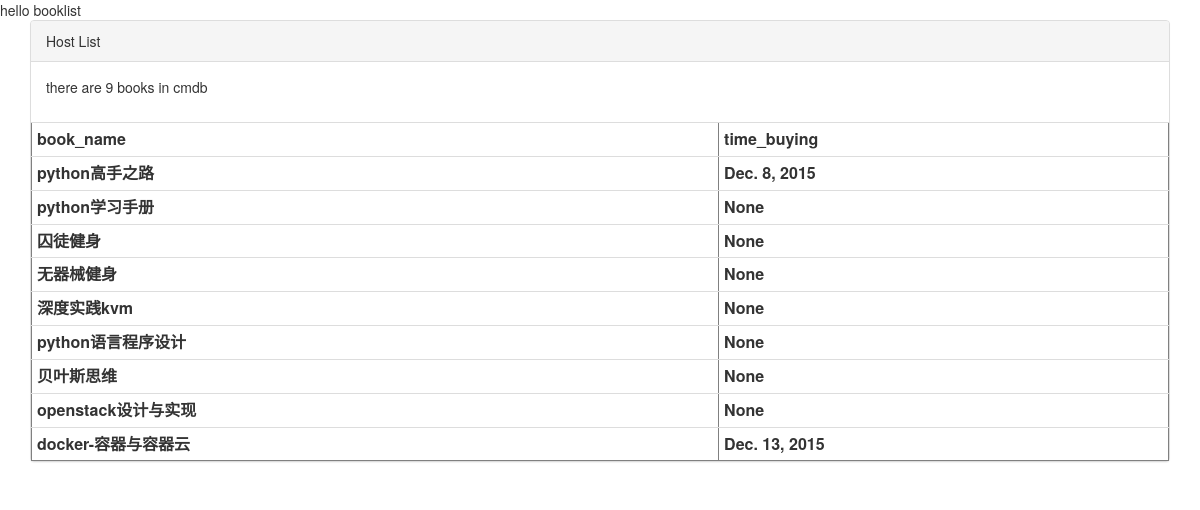
The app's page /, older data.
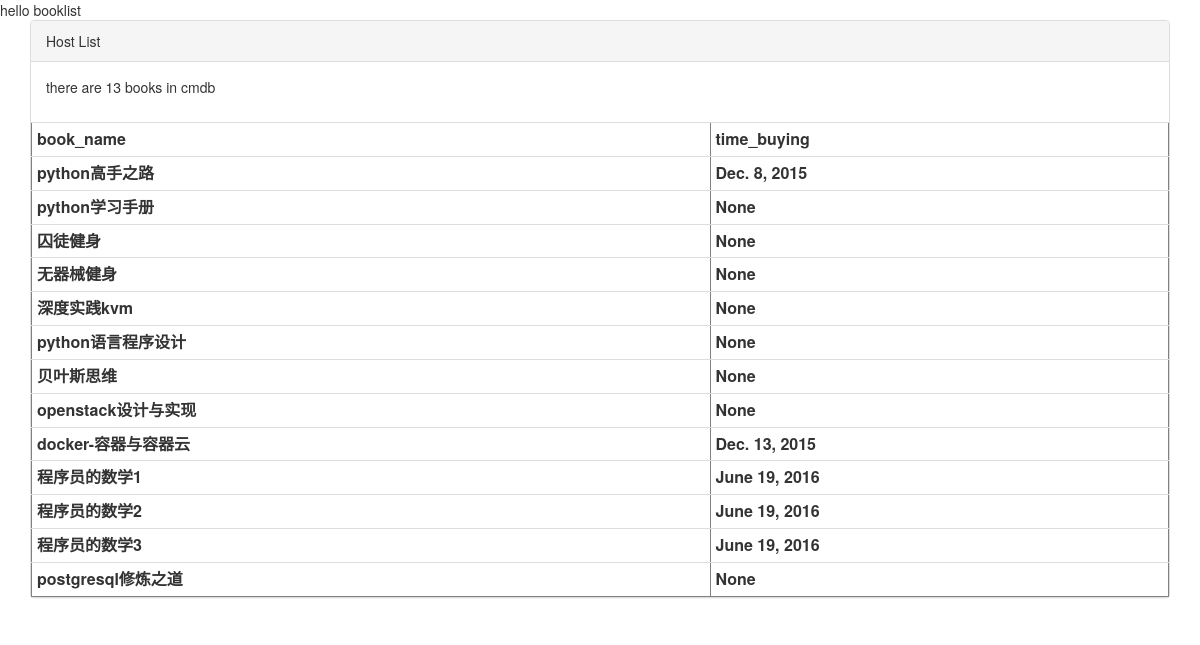
The same page, newer data.
### main/models.py (models this page shows, shortened)
class Book(models.Model):
	book_name = models.CharField(max_length=40)
	time_buying = models.DateField(null=True, blank=True)
	category = models.ManyToManyField(Category)

### main/views.py (the view)
# urls.py: url(r'^$','main.views.booklist'),
def booklist(request):
	books = Book.objects.all()
	return render(request, 'booklist.html', {'books':books})

### main/templates/booklist.html (shortened to what this page needs)
{% load bootstrap3 %}
{% bootstrap_css %}
<html>
<body>
hello booklist
<div class="container">
<div class="panel panel-default">
<div class="panel-heading">Host List</div>
<div class="panel-body">
	<p>there are {{ books|length }} books in cmdb </p>
</div>
<table border="1" class="table table-condensed">
<tr>
<th>book_name</th>
<th>time_buying</th>
</tr>
{% for b in books %}
        <tr>
                <th>{{ b.book_name }} </th>
                <th>{{ b.time_buying }} </th>
        </tr>
{% endfor %}
</table>
</body>
</html>

Row changes from the older to the newer data that the page shows:
added Book: book_name "程序员的数学1", time_buying "June 19, 2016"
added Book: book_name "程序员的数学2", time_buying "June 19, 2016"
added Book: book_name "程序员的数学3", time_buying "June 19, 2016"
added Book: book_name "postgresql修炼之道", time_buying "None"
Text that changed along with them:
{{ books|length }}: "9" → "13"
